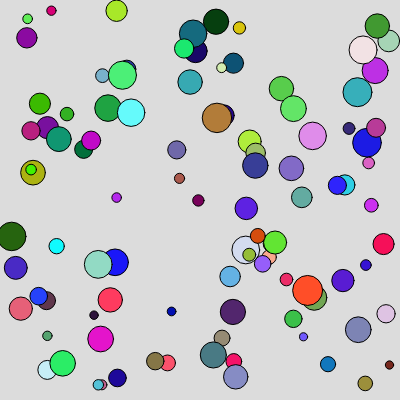
Frame 1 (no input)
Frame 60 (no input): identical to frame 1, image omitted
Frame 120 (the mouse pressed at the canvas centre since frame 60): identical to frame 1, image omitted

The p5.js sketch that drew this single still picture (run headless with seeded random() and noise() and a simulated clock; from frame 60 on, the mouse is pressed at the canvas centre):

// p5.js sketch
// ── sketch.js
let shapesX = [];
let shapesY = [];
let shapesDiameter = [];
let shapesR = [];
let shapesG = [];
let shapesB = [];

function setup() {
  createCanvas(400, 400);
  for (let i = 0; i < 100; i++) {
    shapesX.push(random(10,390));
    shapesY.push(random(10,390));
    shapesDiameter.push(random(8,30));
    shapesR.push(random(255));
    shapesG.push(random(255));
    shapesB.push(random(255));
  }
}

function keyReleased() {
  let shapesInstance = round(random(shapesX.length)) - 2;
  shapesX.splice(shapesInstance,1);
  shapesY.splice(shapesInstance,1);
  shapesDiameter.splice(shapesInstance,1);
  shapesR.splice(shapesInstance,1);
  shapesG.splice(shapesInstance,1);
  shapesB.splice(shapesInstance,1);
}

function draw() {
  background(220);

  for (let i = 0; i < shapesX.length; i++) {
    fill(shapesR[i],shapesG[i],shapesB[i])
    circle(shapesX[i], shapesY[i], shapesDiameter[i]);
  }
}
